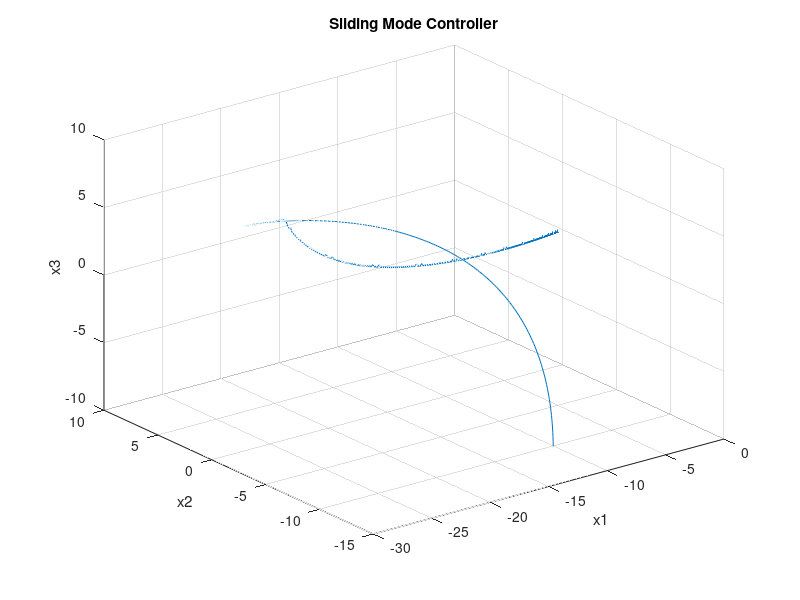

This chart was generated by the following MATLAB code:
clc;clear;

delta=0.01;
totalTime=10;
totalStep=totalTime/delta;

x1array=[1:totalStep]*0;x2array=x1array;x3array=x1array;
x1array(1)=-10;x2array(1)=-10;x3array(1)=-10;%init condition
alpha=0.9;
K=10;lambda=1;
for i=1:totalStep
    x1=x1array(i);x2=x2array(i);x3=x3array(i);
    
    f=x3+2*lambda*x2+lambda^2*x1;
    
    u=-sign(f)*K-(alpha*(x1^2*sin(x2)+x2^2*sin(x3))+(x1+x3^2)*cos(x3)+2*lambda*x3+lambda^2*x2);
    
    d(i)=0.2*sin(i)+0.1*cos(5*i+pi);
    x1_dot=x2;
    x2_dot=x3;
    x3_dot=alpha*(x1^2*sin(x2)+x2^2*sin(x3))+(x1+x3^2)*cos(x3)+u+d(i);
    
    x1array(i+1)=x1+x1_dot*delta;
    x2array(i+1)=x2+x2_dot*delta;
    x3array(i+1)=x3+x3_dot*delta;
end

plot3(x1array,x2array,x3array);
grid on;

xlabel('x1');
ylabel('x2');
zlabel('x3');
title('Sliding Mode Controller');
